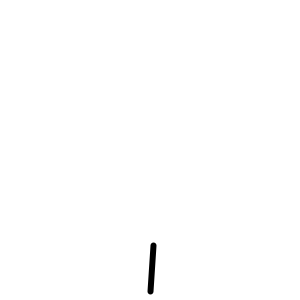
Frame 1 (no input)
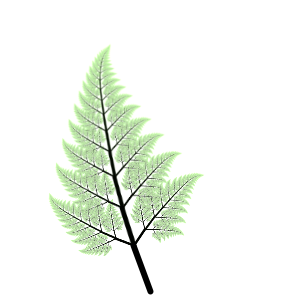
Frame 60 (the mouse pressed at the canvas centre just before this capture)
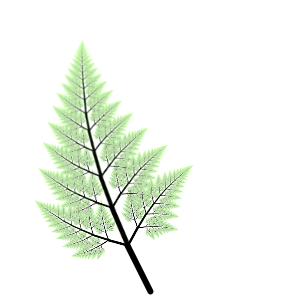
Frame 120 (the mouse held since frame 60 and released just before this capture)

The Processing sketch that drew these frames (run headless with seeded random() and noise(); from frame 60 on, the mouse is pressed at the canvas centre):

// Processing sketch: processing_28605
// ── processing_28605.pde

//Created by per Felix Woitzel, http://www.openprocessing.org/visuals/?visualID=8067
//Modified by Roger Olivella, 10/05/2011

//Noise:
float xnoise = 0.0;

	void setup() {
		size(300, 300);
		smooth();
		strokeWeight(6);
		background(255);
	}

	public void draw() {
		loadPixels();
                xnoise = xnoise + .09;//
                float n = noise(xnoise)*width;
		VectorType fernRootPos = new VectorType(width / 2, height*0.97f);
		VectorType fernBranchPos = new VectorType(width / 2 + (n-width/2)*0.2, 300 * 0.8f + 50*0.1);
                float bending = -(100-width/2)*0.0005;
		for (int x = 0; x < width; x++) {
			for (int y = 0; y < height; y++) {

				float scaling, rotation;

				VectorType uv = new VectorType(x, y);

				VectorType limb = new VectorType(uv);
				scaling = 1.23f;
				rotation = bending;
				limb.affineTransformation(scaling, rotation, fernBranchPos);
				limb.x += fernRootPos.x - fernBranchPos.x;
				limb.y += fernRootPos.y - fernBranchPos.y;
				int limbColor = getColor(limb, pixels);

				VectorType leftArm = new VectorType(uv);
				scaling = 2.5f;
				rotation = -0.9+ bending;
				leftArm.affineTransformation(scaling, rotation, fernBranchPos);
				leftArm.x += fernRootPos.x - fernBranchPos.x;
				leftArm.y += fernRootPos.y - fernBranchPos.y;
				int leftArmColor = getColor(leftArm, pixels);

				VectorType rightArm = new VectorType(uv);
				scaling = 2.5f;
				rotation = 0.9 + bending;
				rightArm.affineTransformation(scaling, rotation, fernBranchPos);
				rightArm.x += fernRootPos.x - fernBranchPos.x;
				rightArm.y += fernRootPos.y - fernBranchPos.y;
				int rightArmColor = getColor(rightArm, pixels);

				int col = minColor(leftArmColor, limbColor);
				col = minColor(col, rightArmColor);

				set(x, y, col);

			}
		}

		line(fernRootPos.x, fernRootPos.y, fernBranchPos.x, fernBranchPos.y);
		//ellipse(mouseX, mouseY, 25, 25);
	}

	public int minColor(int c1, int c2) {
		float r1, g1, b1, r2, g2, b2;
		r1 = red(c1);
		r2 = red(c2);
		g1 = green(c1);
		g2 = green(c2);
		b1 = blue(c1);
		b2 = blue(c2);
		return color(min(r1, r2), min(g1, g2), min(b1, b2));
	}

	public int maxColor(int c1, int c2) {
		float r1, g1, b1, r2, g2, b2;
		r1 = red(c1);
		r2 = red(c2);
		g1 = green(c1);
		g2 = green(c2);
		b1 = blue(c1);
		b2 = blue(c2);
		return color(max(r1, r2), max(g1, g2), max(b1, b2));
	}


	public int getColor(VectorType subPixelPosition, int[] sourcePixels) {
		int x = floor(subPixelPosition.x);
		int y = floor(subPixelPosition.y);
		float u = subPixelPosition.x - x;
		float v = subPixelPosition.y - y;

		if (x < 0 || y < 0 || x >= width - 1 || y >= height - 1) {
			return color(255);
		}

		int indexTopLeft = x + y * width;
		int indexTopRight = x + 1 + y * width;
		int indexBottomLeft = x + (y + 1) * width;
		int indexBottomRight = x + 1 + (y + 1) * width;

		try {
			int col = lerpColor(lerpColor(sourcePixels[indexTopLeft],
					sourcePixels[indexTopRight], u), lerpColor(
					sourcePixels[indexBottomLeft], sourcePixels[indexBottomRight], u), v);
			float r = red(col);
			float g = green(col);
			float b = blue(col);

			r = constrain(r + 1, 0, 255);
			g = constrain(g + 3, 0, 255);
			b = constrain(b + 0, 0, 255);

			return color(r, g, b);
		} catch (Exception e) {
			System.out.println("getBufferColor: " + x + " | " + y);
		}
		return color(0);
	}

	public class VectorType {
		float x, y;

		public VectorType() {
			x = 0;
			y = 0;
		}

		public VectorType(float x, float y) {
			this.x = x;
			this.y = y;
		}

		public VectorType(VectorType v) {
			x = v.x;
			y = v.y;
		}

		public VectorType add(VectorType vector) {
			x += vector.x;
			y += vector.y;

			return this;
		}

		public VectorType sub(VectorType vector) {
			x -= vector.x;
			y -= vector.y;

			return this;
		}

		public float distance(VectorType theOtherVector) {
			return sqrt((x - theOtherVector.x) * (x - theOtherVector.x)
					+ (y - theOtherVector.y) * (y - theOtherVector.y));
		}

		public float length() {
			return sqrt(x * x + y * y);
		}

		public float angle() {
			return atan2(x, y);
		}

		public VectorType affineTransformation(float scaling, float rotation,
				VectorType center) {
			sub(center);

			float ang, d;
			ang = angle() + rotation;
			d = length();

			x = scaling * sin(ang) * d;
			y = scaling * cos(ang) * d;

			add(center);
			return this;
		}

	}
